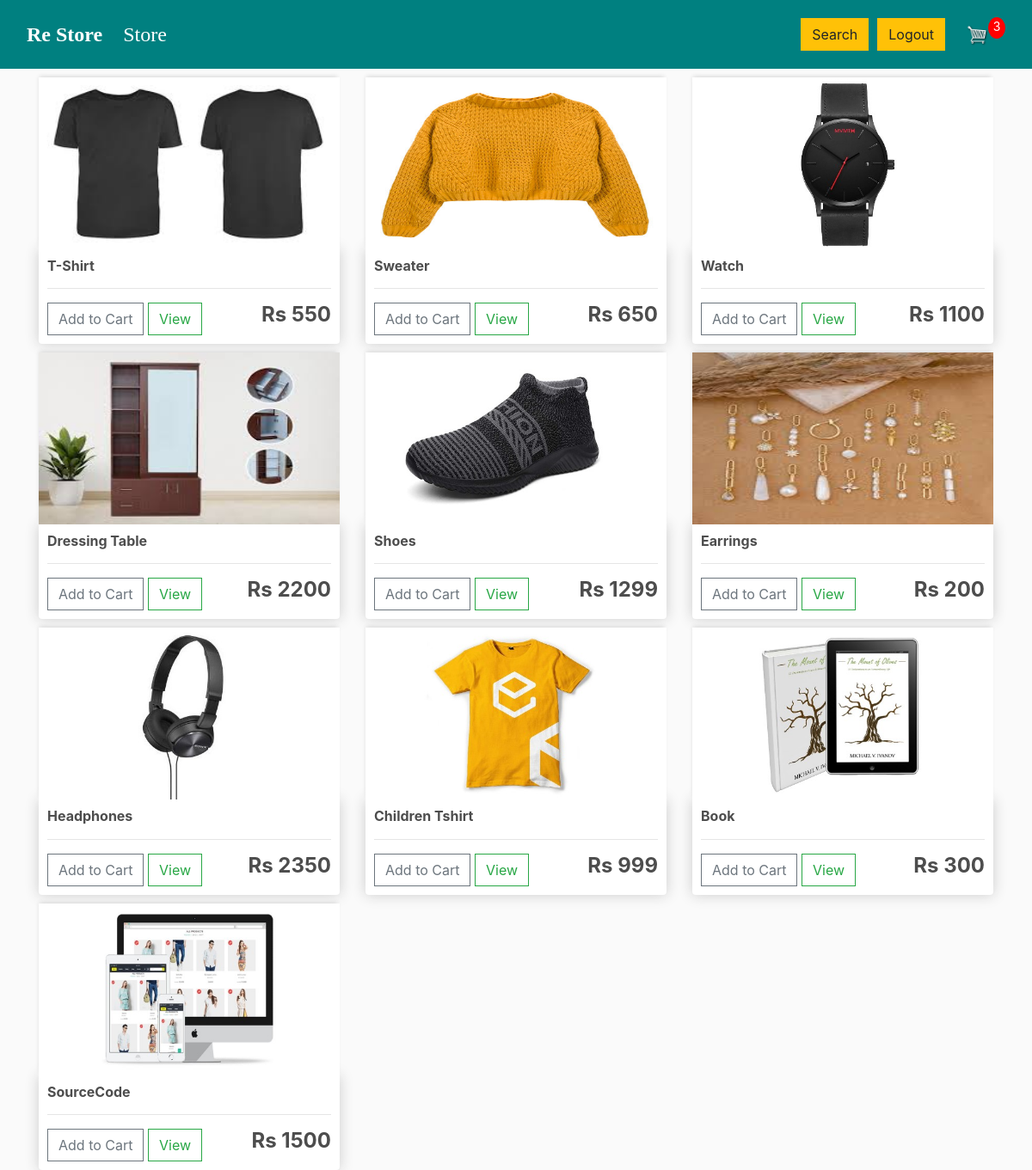
The page /store/ (signed in) on the database its author committed.
### Store/models.py (models this page shows, shortened)
class Product(models.Model):
	name = models.CharField(max_length=200)
	price = models.DecimalField(max_digits=7, decimal_places=0)  # Store prices with 0 decimal places
	digital = models.BooleanField(default=False,null=True, blank=True)
	image = models.ImageField(null=True, blank=True)
	@property
	def imageURL(self):
		try:
			url = self.image.url
		except:
			url = ''
		return url

### Store/views.py (the view)
# urls.py: path('store/',views.store,name="store"),
def store(request):
    data = cartData(request)
    cartItems = data['cartItems']
    order = data['order']
    items = data['items']
    products = Product.objects.all()
    context = {'products': products, 'cartItems': cartItems}
    return render(request, 'store/store.html', context)

### Store/models.py (called while the page is built)
	@property
	def get_cart_items(self):
		orderitems = self.orderitem_set.all()
		total = sum([item.quantity for item in orderitems])
		return total

### Store/utils.py (called while the page is built)
def cartData(request):
    if request.user.is_authenticated:
        customer = request.user.customer
        order, created = Order.objects.get_or_create(customer=customer, complete=False)
        items = order.orderitem_set.all()
        cartItems = order.get_cart_items
    else:
        cookieData = cookieCart(request)
        cartItems = cookieData['cartItems']
        order = cookieData['order']
        items = cookieData['items']
    return {'cartItems': cartItems, 'order': order, 'items': items}

### Store/templates/store/store.html
{% extends 'store/main.html' %}
{% load static %}
{% block content %}
	<div class="row">
		{% for product in products %}
		<div class="col-lg-4">
			<img class="thumbnail" src="{{product.imageURL}}">
			<div class="box-element product">
				<h6><strong>{{product.name}}</strong></h6>
				<hr>
				<button data-product="{{product.id}}" data-action="add" class="btn btn-outline-secondary add-btn update-cart">Add to Cart</button>
				<a class="btn btn-outline-success" href="#">View</a>
				<h4 style="display: inline-block; float: right"><strong>Rs {{product.price}}</strong></h4>
			</div>
		</div>
		{% endfor %}
	</div>
{% endblock content %}

### Store/static/css/main.css (style rules this page uses)
body { background-color: hsl(0, 0%, 98%); }
h1,h2,h3,h4,h5,h6 { color:hsl(0, 0%, 30%); }
.box-element { box-shadow:hsl(0, 0%, 80%) 0 0 16px; background-color: #fff; border-radius: 4px; padding: 10px; }
.thumbnail { width: 100%; height: 200px; -webkit-box-shadow: -1px -3px 5px -2px rgba(214,214,214,1); -moz-box-shadow: -1px -3px 5px -2px rgba(214,214,214,1); box-shadow: -1px -3px 5px -2px rgba(214,214,214,1); }
.product { border-radius: 0 0 4px 4px; }
.col-lg-4, .col-lg-6, .col-lg-8, .col-lg-12 { margin-top: 10px; }
.btn { border-radius: 0; }

### rows shown on the page
Product: imageURL (picture), name "T-Shirt", price "550"
Product: imageURL (picture), name "Sweater", price "650"
Product: imageURL (picture), name "Watch", price "1100"
Product: imageURL (picture), name "Dressing Table", price "2200"
Product: imageURL (picture), name "Shoes", price "1299"
Product: imageURL (picture), name "Earrings", price "200"
Product: imageURL (picture), name "Headphones", price "2350"
Product: imageURL (picture), name "Children Tshirt", price "999"
Product: imageURL (picture), name "Book", price "300"
Product: imageURL (picture), name "SourceCode", price "1500"

### other values the page prints
{{ cartItems }} "3"
